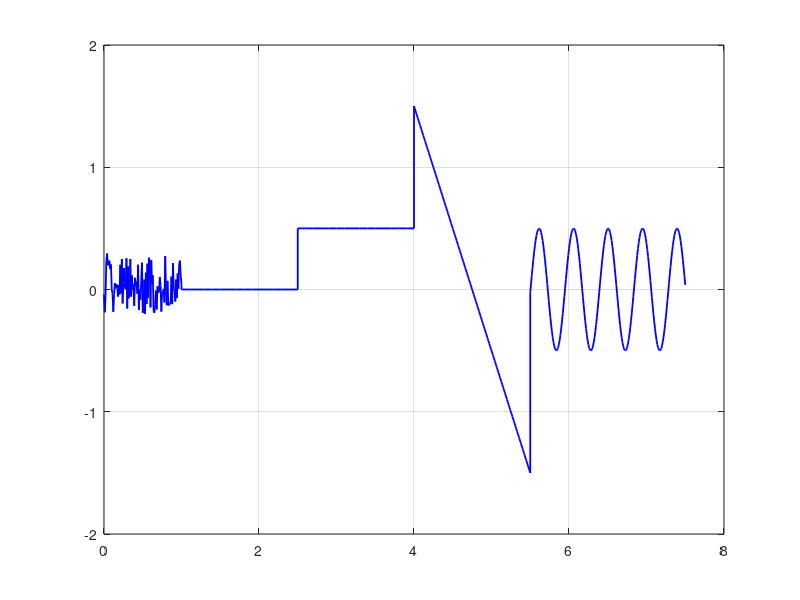

This chart was generated by the following MATLAB code:
%% 3. Laboratorijas darbs
%% Merijumu datu apstrade
%%Merki
%*Iemacities taisit grafiku no bildes
%*Iemacities konstruet grafikus
%% Darba programma:
%%Troksnas signals

t_noise=0:0.01:1;
y_noise=0.5*rand(size(t_noise))-0.2;

%%Nullse signals

t_zero=1:0.1:2.5;
y_zero=zeros(size(t_zero));
t2_zero=2.5:0.1:4;
y2_zero=0.5+zeros(size(t_zero));

%%Lineari mainigais signals
%k=(yA-yB)/(tA-tB)

t_saw= 4:0.01:5.5;
k=(1.5+1.5)/(4-5.5);
delay=4.75;
y_saw=k*(t_saw-delay);

%%Sinusoida

t_sin=5.5:0.01:7.5;
a0=0; a=0.5; T=(3.5-1)/2;f=2.81/T;
delay=1.5;
y_sin=a0+a*sin(2*pi*f*(t_sin-delay));

%%Visu signalu apvienosana
t=[t_noise,t_zero,t2_zero,t_saw,t_sin,];
y=[y_noise,y_zero,y2_zero,y_saw,y_sin];
plot(t,y,'b','LineWidth',1.3);
axis([0 8 -2 2]);
grid
%%
%
% <<../signals.jpg>>
%
%%
%% Secinajumi
%Secinajuma varu pateikt kas es esmu iemacijies konstruet grafikus no
%bildes bez citas programmas palidzibu.